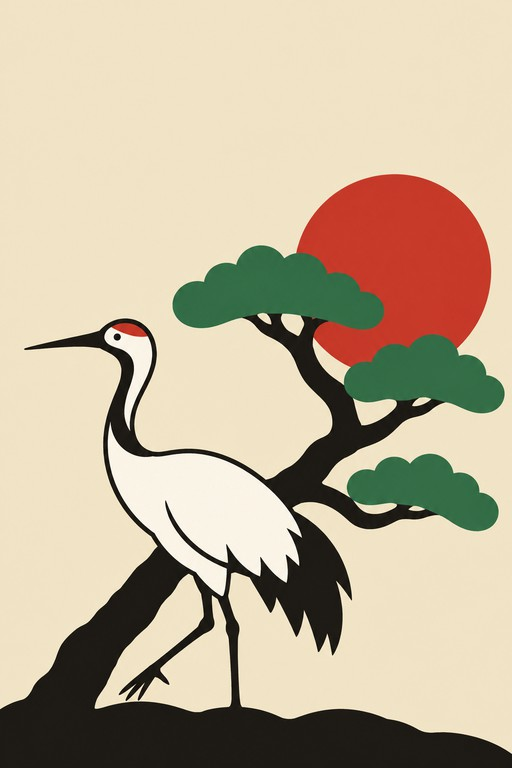
#> input picture docs/design/hanafuda-cards/cards48/src/00_matsu_tsuru.jpg, 512 x 768 px
$ python -i make_cards.py   (imports and definitions only)   (older library calls are emulated)
#> lines starting #> are read from the running program, lines starting #| are printed output that depends on the picture; after the words box and inside, x2 and y2 are one past the last pixel; in counts of white or black regions, pixels touching at a corner belong together
#!/usr/bin/env python3
"""花札 48 枚の原画（Codex 製・1024×1536）から、アプリ同梱用の画像と一覧シートを作る（#2188）。

入力:
  cards48/src/NN_*.{png,jpg} Codex（画像生成）が prompts/mNN.txt の文章だけで描いた原画（NN = HanafudaCard.id）。
                         2026-10-13 に記録用の縮小版（長辺 768px）へ差し替え済み。原寸は PR #2205 のコミット履歴。
出力:
  ../../../Packages/GameKit/Sources/GameHanafuda/Resources/Cards/Hanafuda_NN.png
                         アプリ同梱用。320×480・256 色のパレット PNG（札は画面で幅 40〜130pt なので 3x でも足りる）
  cards48/sheet48.png    48 枚の一覧（アプリの帯・角丸を模した枠付き。大きく見た図＋実寸相当 50pt 幅の 3x）
  cards48/sheet48_raw.png 原画そのものの一覧（上端の空きと月内の統一の確認用）

後処理は 2 つだけ（新規の絵は描いていない）:
  1. 上端の空きを詰める: 指示で「上端 20% は何も描かない」としたぶん図案が下に寄るので、図案の上端
     （和紙色でない最初の行）が札の 18% の高さに来るまで上を切り、縦横比を保つため左右も同じ比率で切って
     元の大きさへ戻す（切るのは最大で高さの 18%・左右各 6%）。図案が 18% より上にある札はそのまま。
  2. 縮小と減色: LANCZOS で 320×480 に縮め、256 色に減色して PNG で保存。

実行（Pillow + numpy。anaconda の python3）:
  /Users/yamadahiroki/opt/anaconda3/bin/python3 make_cards.py
"""
import glob
import os

import numpy as np
from PIL import Image, ImageDraw, ImageFont

HERE = os.path.dirname(os.path.abspath(__file__))
SRC = f"{HERE}/cards48/src"
OUT_APP = os.path.normpath(f"{HERE}/../../../Packages/GameKit/Sources/GameHanafuda/Resources/Cards")
ASPECT = 1.5          # HanafudaCardArt.aspectRatio
BAND_RATIO = 0.15     # HanafudaCardFace.bandRatio
CORNER_RATIO = 0.12
APP_W, APP_H = 320, 480
TOP_TARGET = 0.18     # 図案の上端をここまで引き上げる
TOP_MAX_CROP = 0.18   # 上を切る量の上限（高さに対する割合。左右は各 6% まで）
PAPER = (0xF2, 0xE6, 0xC9)
PAPER_TOL = 40        # 和紙色とみなす許容差（チャンネルごと）
INK = (0x3A, 0x2E, 0x27)
PAPER_BG = (0xFF, 0xF6, 0xEC)

# HanafudaCardArt.kindHex / HanafudaCard.table と同じ。帯の色と表記（日本語）。
HIKARI, TANE, AKA, AO, KASU = (0xD4, 0xA9, 0x3A), (0x2F, 0x70, 0x50), (0xC6, 0x3A, 0x3A), (0x3E, 0x6F, 0xB0), (0x6F, 0x67, 0x5E)
KINDS = {
    0: HIKARI, 1: AKA, 2: KASU, 3: KASU, 4: TANE, 5: AKA, 6: KASU, 7: KASU,
    8: HIKARI, 9: AKA, 10: KASU, 11: KASU, 12: TANE, 13: AKA, 14: KASU, 15: KASU,
    16: TANE, 17: AKA, 18: KASU, 19: KASU, 20: TANE, 21: AO, 22: KASU, 23: KASU,
    24: TANE, 25: AKA, 26: KASU, 27: KASU, 28: HIKARI, 29: TANE, 30: KASU, 31: KASU,
    32: TANE, 33: AO, 34: KASU, 35: KASU, 36: TANE, 37: AO, 38: KASU, 39: KASU,
    40: HIKARI, 41: TANE, 42: AKA, 43: KASU, 44: HIKARI, 45: KASU, 46: KASU, 47: KASU,
}
LABELS = {HIKARI: "光", TANE: "タネ", AKA: "短", AO: "短", KASU: "カス"}
NAMES = [
    "松に鶴", "松に赤短", "松のカス", "松のカス", "梅に鶯", "梅に赤短", "梅のカス", "梅のカス",
    "桜に幕", "桜に赤短", "桜のカス", "桜のカス", "藤に不如帰", "藤に短冊", "藤のカス", "藤のカス",
    "菖蒲に八橋", "菖蒲に短冊", "菖蒲のカス", "菖蒲のカス", "牡丹に蝶", "牡丹に青短", "牡丹のカス", "牡丹のカス",
    "萩に猪", "萩に短冊", "萩のカス", "萩のカス", "芒に月", "芒に雁", "芒のカス", "芒のカス",
    "菊に盃", "菊に青短", "菊のカス", "菊のカス", "紅葉に鹿", "紅葉に青短", "紅葉のカス", "紅葉のカス",
    "柳に小野道風", "柳に燕", "柳に短冊", "柳に鬼札", "桐に鳳凰", "桐のカス", "桐のカス", "桐のカス",
]


# [8 lines left out: function sources, not called in this run]


def art_top(img):
    """図案の上端（和紙色でない画素が行の 1% を超える最初の行）。"""
    a = np.array(img.convert("RGB")).astype(int)
    non_paper = (np.abs(a - np.array(PAPER)) > PAPER_TOL).any(-1)
    rows = non_paper.mean(1)
    hit = np.nonzero(rows > 0.01)[0]
    return int(hit[0]) if len(hit) else img.size[1]


def tighten_top(img):
    """上端の空きを詰める（docstring の後処理 1）。戻り値は (画像, 切った高さ px)。"""
    W, H = img.size
    top = art_top(img)
    target = int(H * TOP_TARGET)
    if top <= target:
        return img, 0
    crop_h = min(top - target, int(H * TOP_MAX_CROP))
    # 縦横比を保つ: 高さを H - crop_h にするので、幅も同じ比率で左右を均等に切る。
    new_h = H - crop_h
    new_w = int(round(new_h / ASPECT))
    x0 = (W - new_w) // 2
    out = img.crop((x0, crop_h, x0 + new_w, crop_h + new_h)).resize((W, H), Image.LANCZOS)
    return out, crop_h


# [89 lines left out: functions to_app, font, text_at, rounded_mask, framed, sheet, not called in this run]


def plain(art, width, card_id):
    height = int(round(width * ASPECT))
    return art.convert("RGBA").resize((width, height), Image.LANCZOS)


# [22 lines left out: function main, not called in this run]


# [2 lines not run here, left out]

>>> from PIL import Image
>>> picture = Image.open('cards48/src/00_matsu_tsuru.jpg')
#> picture is the input picture: PIL image 512x768 RGB; mean R, G, B 192.8, 177.7, 153.3
>>> result = tighten_top(picture)
#> in art_top, `non_paper = (np.abs(a - np.array(PAPER)) > PAPER_TOL).any(-1)`:
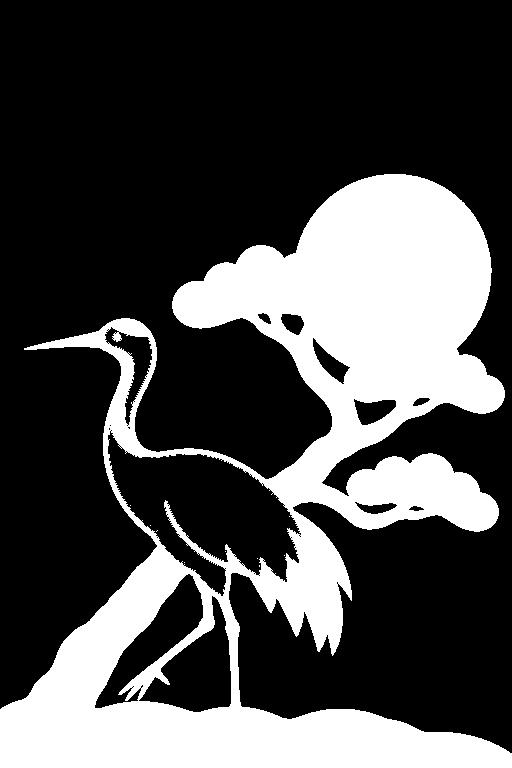
#> non_paper: shape (768, 512) bool; 29.2% white; 10 white regions (9 under 20 px), largest, box (x1, y1, x2, y2) and area: (0, 174, 512, 768) 114737
#> in art_top, `rows = non_paper.mean(1)`: rows = 768 values, max 1 at index 753, min 0 at index 0, mean 0.292
#> in art_top, `hit = np.nonzero(rows > 0.01)[0]`: hit = 594 values from 174 to 767
#> in tighten_top, `top = art_top(img)`: top = 174
#> in tighten_top, `crop_h = min(top - target, int(H * TOP_MAX_CROP))`: crop_h = 36
#> in tighten_top, `new_h = H - crop_h`: new_h = 732
#> in tighten_top, `new_w = int(round(new_h / ASPECT))`: new_w = 488
#> in tighten_top, `x0 = (W - new_w) // 2`: x0 = 12
#> in tighten_top, `out = img.crop((x0, crop_h, x0 + new_w, crop_h + new_h)).resize((W, H)..`:
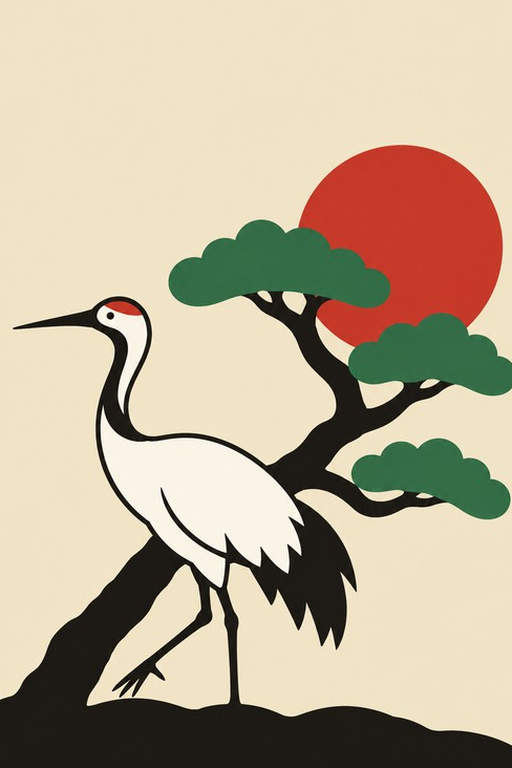
#> out: PIL image 512x768 RGB; mean R, G, B 188.6, 173.3, 149.4

$ run again, on docs/design/hanafuda-cards/cards48/src/04_ume_uguisu.jpg
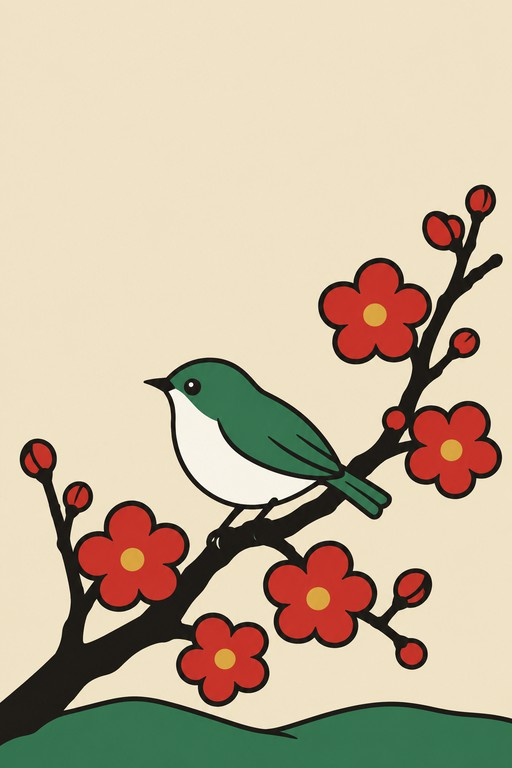
#> input picture docs/design/hanafuda-cards/cards48/src/04_ume_uguisu.jpg, 512 x 768 px
#> picture is the input picture: PIL image 512x768 RGB; mean R, G, B 196.8, 180.5, 156.3
#> in art_top, `non_paper = (np.abs(a - np.array(PAPER)) > PAPER_TOL).any(-1)`:
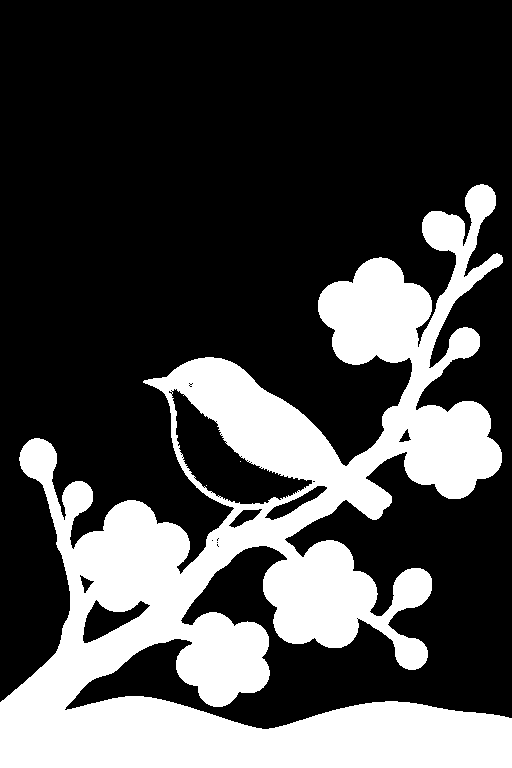
#> non_paper: shape (768, 512) bool; 28.8% white; 3 white regions (2 under 20 px), largest, box (x1, y1, x2, y2) and area: (0, 184, 512, 768) 113120
#> rows = 768 values, max 1 at index 729, min 0 at index 0, mean 0.288
#> hit = 583 values from 185 to 767
#> top = 185
#> crop_h = 47
#> new_h = 721
#> new_w = 481
#> x0 = 15
#> in tighten_top, `out = img.crop((x0, crop_h, x0 + new_w, crop_h + new_h)).resize((W, H)..`:
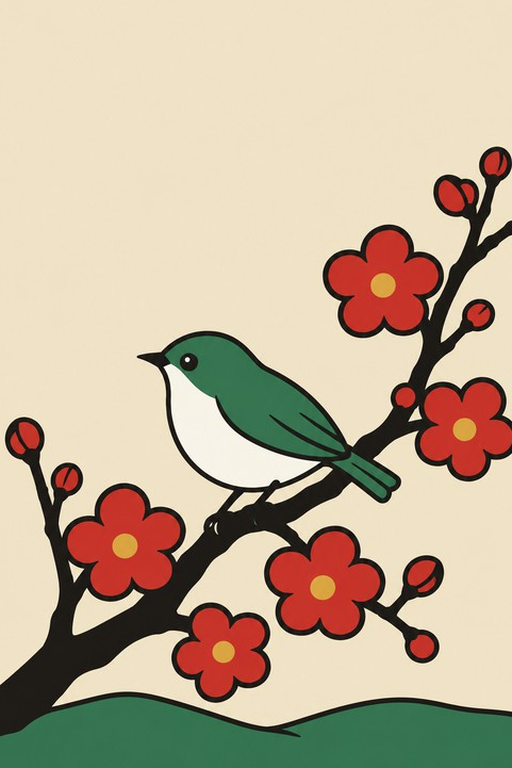
#> out: PIL image 512x768 RGB; mean R, G, B 192.2, 175.3, 151.5

$ run again, on docs/design/hanafuda-cards/cards48/src/06_ume_kasu1.jpg
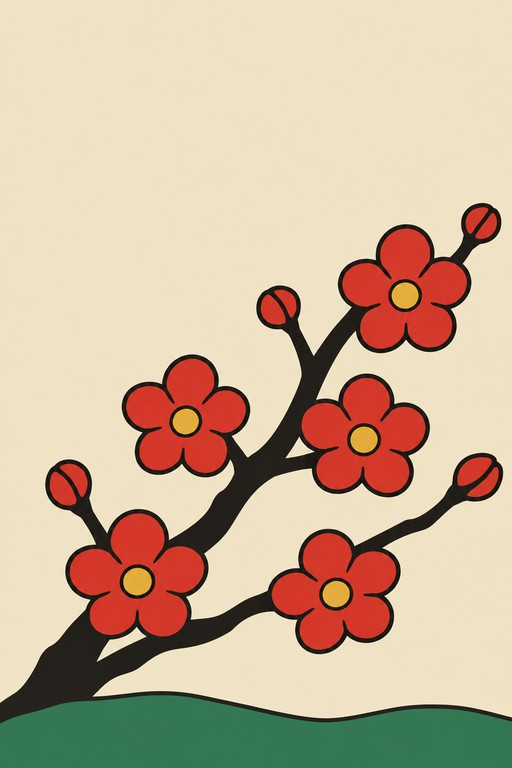
#> input picture docs/design/hanafuda-cards/cards48/src/06_ume_kasu1.jpg, 512 x 768 px
#> picture is the input picture: PIL image 512x768 RGB; mean R, G, B 202.3, 179, 152.8
#> in art_top, `non_paper = (np.abs(a - np.array(PAPER)) > PAPER_TOL).any(-1)`:
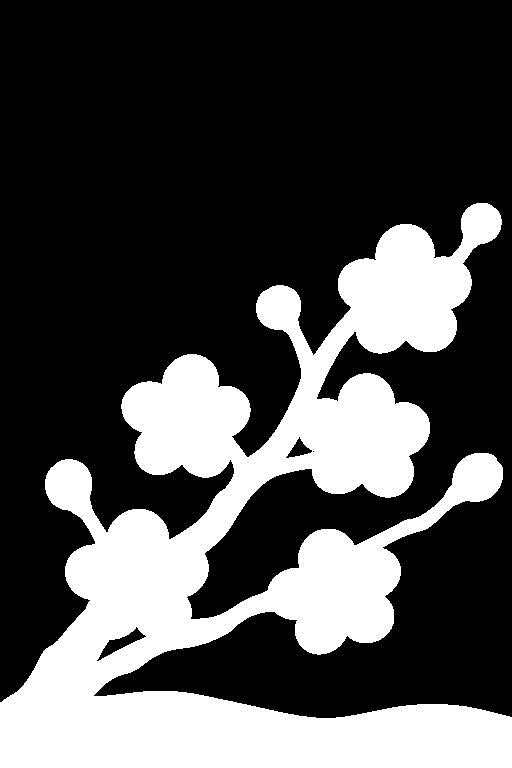
#> non_paper: shape (768, 512) bool; 29.9% white; 1 white region, box (x1, y1, x2, y2) and area: (0, 203, 512, 768) 117671
#> rows = 768 values, max 1 at index 718, min 0 at index 0, mean 0.299
#> hit = 565 values from 203 to 767
#> top = 203
#> crop_h = 65
#> new_h = 703
#> new_w = 469
#> x0 = 21
#> in tighten_top, `out = img.crop((x0, crop_h, x0 + new_w, crop_h + new_h)).resize((W, H)..`:
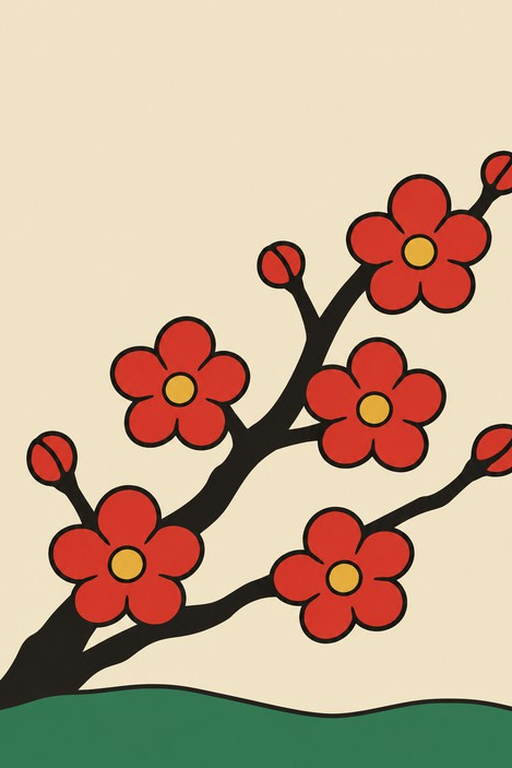
#> out: PIL image 512x768 RGB; mean R, G, B 196.9, 171.3, 145.7
